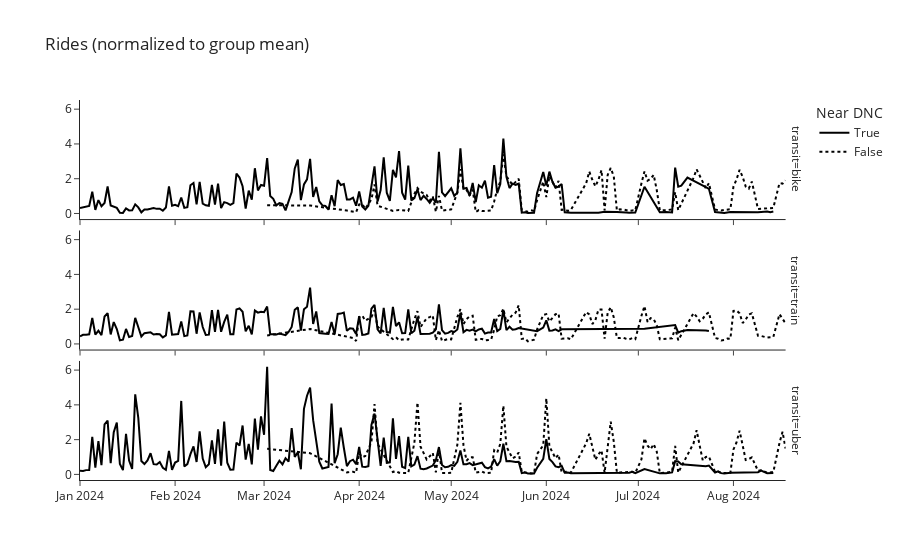

The notebook cell saved with this chart:
### Code cell
chart = px.line(plot_data, x='date', y='demean', 
        line_dash='UCMP', facet_row='transit',
        color_discrete_sequence=['black'],
        title= 'Rides (normalized to group mean)',
        labels={'date':'', 'demean':'',
                'UCMP':'Near DNC'},
        template='simple_white')
chart.write_image(pt_img_out)
!cp $pt_img_out "$cv_dir/img"
chart
